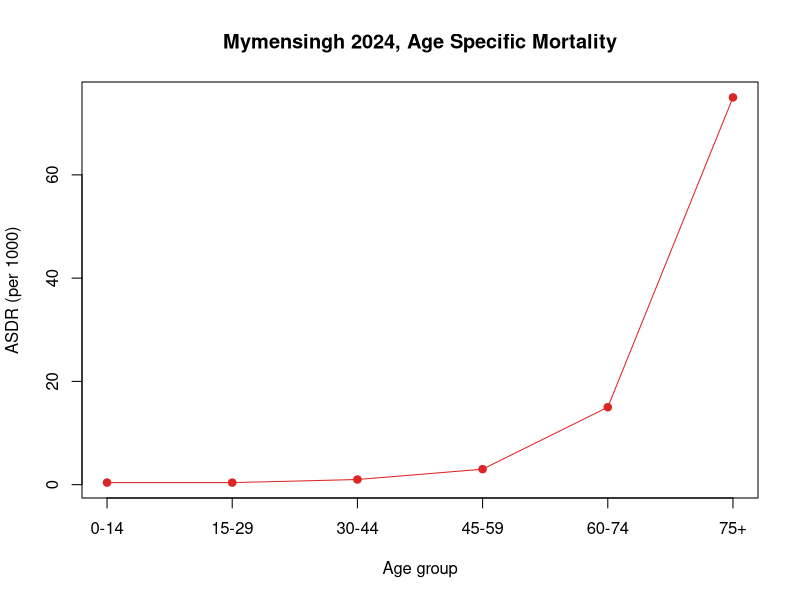

Write R code to recreate this figure.
## ---- chunk 1
# Mymensingh District, mid year 2024 (illustrative figures)
age_group  <- c("0-14", "15-29", "30-44",
                 "45-59", "60-74", "75+")

deaths     <- c(560, 520, 1100, 2550, 9000, 18750)

population <- c(1400000, 1300000, 1100000,
                 850000,  600000,  250000)

mort <- data.frame(age_group, deaths, population)

# Completeness of registration (fractions)
C_d <- 0.88      # deaths registration is 88% complete
C_p <- 0.92      # census coverage is 92% complete

# Inputs for the infant and child mortality measures (Slide 4)
B            <- 125000   # total live births in 2024
deaths_neo   <- 1875     # deaths aged 0 to 28 days
deaths_inf   <- 3000     # deaths aged 0 to 12 months
deaths_child <- 1568     # deaths aged 1 to 4 years
P_1_4        <- 448000   # mid year population aged 1 to 4

# Reference standard population (per 100,000), used in Slide 6
std_pop <- c(28000, 25000, 20000, 15000, 8000, 4000)

# Standard age specific death rates (per 1000), used in Slide 8
M_std <- c(0.4, 0.5, 1.2, 3.5, 17.0, 80.0)
M_std_crude <- 5.56   # crude rate in the standard population (per 1000)
## ---- chunk 2
D <- sum(mort$deaths)        # 32,480 deaths in 2024
P <- sum(mort$population)    # 5,500,000 mid year population

CDR <- D / P * 1000
CDR
## ---- chunk 3
CDR_corr1 <- (D / C_d) / (P / C_p) * 1000
CDR_corr1
#> [1] 6.18

# The shortcut, scale the crude CDR
CDR_corr2 <- CDR * C_p / C_d
CDR_corr2
## ---- chunk 4
NMR <- deaths_neo / B * 1000
NMR
## ---- chunk 5
IMR <- deaths_inf / B * 1000
IMR
## ---- chunk 6
CMR <- deaths_child / P_1_4 * 1000
CMR
## ---- chunk 7
mort$ASDR <- mort$deaths / mort$population * 1000
mort[2:1, c("age_group", "ASDR")]
## ---- chunk 8
plot(mort$ASDR, type = "o", pch = 19, col = "#dc2626",
     xaxt = "n", xlab = "Age group", ylab = "ASDR (per 1000)",
     main = "Mymensingh 2024, Age Specific Mortality")
axis(1, at = 1:6, labels = mort$age_group)
## ---- chunk 9
weights <- mort$population / sum(mort$population)
sum(mort$ASDR * weights)
## ---- chunk 10
# Expected deaths per standard person in each band
expected <- mort$ASDR * std_pop

# Age standardised death rate (per 1000)
ASR <- sum(expected) / sum(std_pop)
ASR
## ---- chunk 11
age_group  <- c("0-14","15-29","30-44","45-59","60-74","75+")
deaths     <- c(630, 700, 1190, 3150, 7000, 8400)
population <- c(1050000, 1000000, 700000, 525000, 280000, 70000)
bogura <- data.frame(age_group, deaths, population)

bogura$ASDR <- bogura$deaths / bogura$population * 1000

# Expected deaths per standard person in each band
expected <- bogura$ASDR * std_pop

# Age standardised death rate (per 1000)
ASR <- sum(expected) / sum(std_pop)
ASR

weights <- bogura$population / sum(bogura$population)
sum(bogura$ASDR * weights)

## ---- chunk 12
# Total observed deaths in Mymensingh
D_obs <- sum(bogura$deaths)         # 32,480

# Expected deaths if Mymensingh had the standard's ASDRs
expected <- sum(M_std * bogura$population) / 1000
expected
#> [1] 35705

# Standardised Mortality Ratio
SMR <- D_obs / expected
SMR
## ---- chunk 13
IDR <- SMR * M_std_crude
IDR
